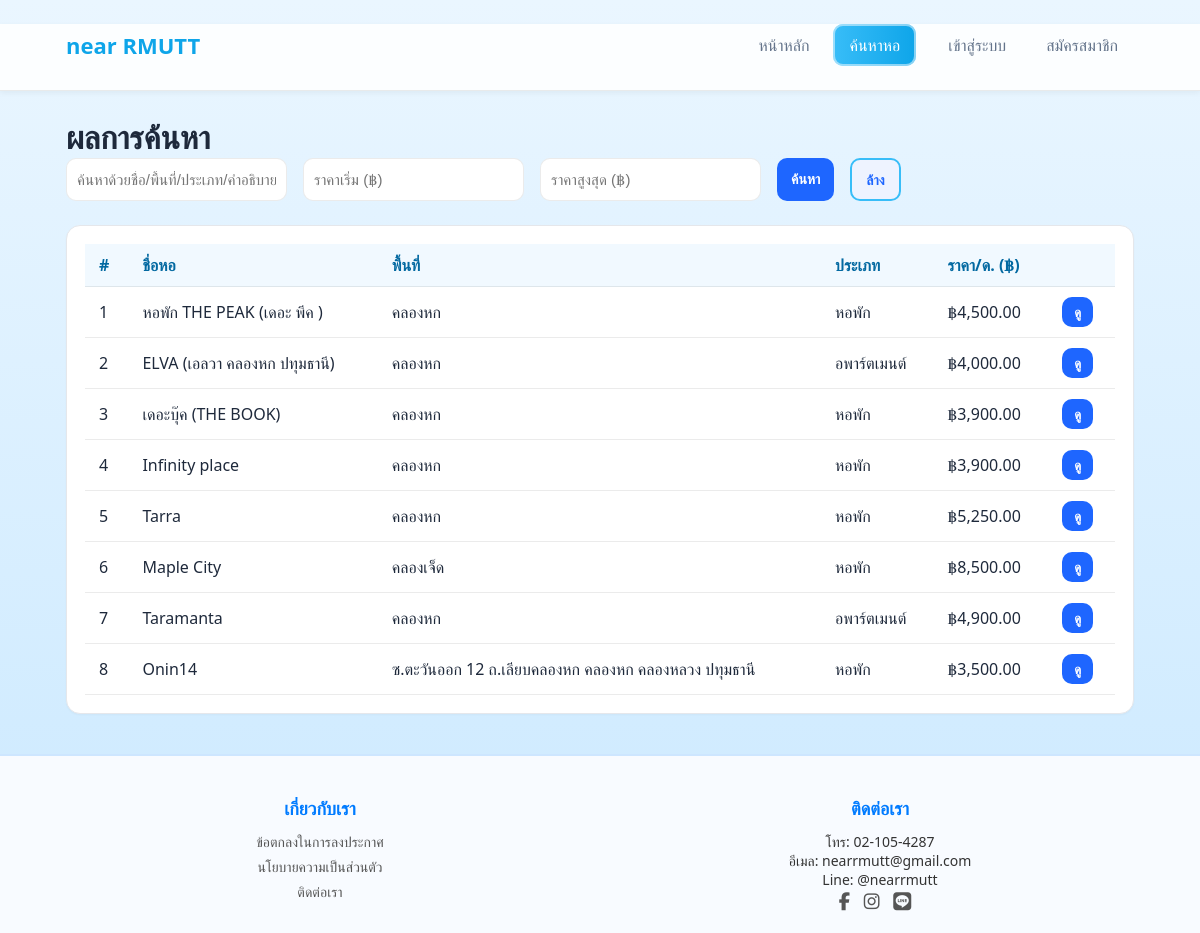
Screenshot of /listings.php with the database file from the repository.
### tables this page shows
CREATE TABLE `listings` (
  `id` int(11) NOT NULL,
  `owner_id` int(11) NOT NULL,
  `title` varchar(150) NOT NULL,
  `area` varchar(100) DEFAULT NULL,
  `type` varchar(50) DEFAULT NULL,
  `price` decimal(10,2) NOT NULL,
  `description` text DEFAULT NULL,
  `status` enum('active','inactive') DEFAULT 'active',
  `created_at` timestamp NOT NULL DEFAULT current_timestamp(),
  `deposit` decimal(10,2) DEFAULT NULL,
  `electricity_rate` varchar(60) DEFAULT NULL,
  `water_rate` varchar(60) DEFAULT NULL,
  `other_fee` decimal(10,2) DEFAULT NULL,
  `internet` varchar(100) DEFAULT NULL,
  `details_long` mediumtext DEFAULT NULL,
  `contact_phone` varchar(32) DEFAULT NULL,
  `contact_line` varchar(64) DEFAULT NULL,
  `contact_facebook` varchar(255) DEFAULT NULL,
  `contact_email` varchar(255) DEFAULT NULL,
  `map_url` varchar(255) DEFAULT NULL
);

### listings.php (the view, shortened to what this page needs)
<?php
$title='Listings'; $active='listings';
include __DIR__ . '/header.php';
include __DIR__ . '/conn.php';
$q    = trim($_GET['q'] ?? '');
$min  = ($_GET['min'] ?? '') !== '' ? (float)$_GET['min'] : null;
$max  = ($_GET['max'] ?? '') !== '' ? (float)$_GET['max'] : null;
$sql   = "SELECT id,title,area,type,price FROM listings WHERE status='active'";
$sql .= " ORDER BY id DESC";
$stmt = $mysqli->prepare($sql) or die('<main class="container"><div class="card">DB error: '.$mysqli->error.'</div></main>');
$stmt->execute();
$rows = $stmt->get_result()->fetch_all(MYSQLI_ASSOC);
?>
<main class="container">
  <h1 class="page-title">ผลการค้นหา</h1>
  <form class="form row v-gap" method="get">
    <input class="grow" name="q"  placeholder="ค้นหาด้วยชื่อ/พื้นที่/ประเภท/คำอธิบาย" value="<?= htmlspecialchars($q) ?>">
    <input name="min" type="number" step="0.01" placeholder="ราคาเริ่ม (฿)" value="<?= $min !== null ? htmlspecialchars($min) : '' ?>">
    <input name="max" type="number" step="0.01" placeholder="ราคาสูงสุด (฿)" value="<?= $max !== null ? htmlspecialchars($max) : '' ?>">
    <button class="btn" type="submit">ค้นหา</button>
    <a class="btn ghost" href="listings.php">ล้าง</a>
  </form>
  <div class="card overflow mt">
    <table class="table">
      <thead>
        <tr><th>#</th><th>ชื่อหอ</th><th>พื้นที่</th><th>ประเภท</th><th class="right">ราคา/ด. (฿)</th><th></th></tr>
      </thead>
      <tbody>
        <?php if(empty($rows)): ?>
          <tr><td colspan="6" class="muted">ไม่พบข้อมูล</td></tr>
        <?php else: foreach($rows as $i=>$L): ?>
          <tr>
            <td><?= $i+1 ?></td>
            <td><?= htmlspecialchars($L['title']) ?></td>
            <td><?= htmlspecialchars($L['area']) ?></td>
            <td><?= htmlspecialchars($L['type']) ?></td>
            <td class="right">฿<?= number_format((float)$L['price'], 2) ?></td>
            <td><a class="btn small" href="listing_view.php?id=<?= (int)$L['id'] ?>">ดู</a></td>
          </tr>
        <?php endforeach; endif; ?>
      </tbody>
    </table>
  </div>
</main>
<?php include __DIR__ . '/footer.php'; ?>

### header.php (shortened to what this page needs)
<?php
if (!isset($base)) {
  $base = rtrim(dirname($_SERVER['SCRIPT_NAME']), '/\\');
}
if (!function_exists('is_active')) {
  function is_active($key, $active = null) {
    return ($active === $key) ? 'active' : '';
  }
}
$is_active = fn($k) => is_active($k, $active ?? null);
$user_id = $_SESSION['user_id'] ?? null;
$user    = !empty($user_id);
$role    = $_SESSION['role'] ?? '';
?>
<!doctype html>
<html lang="th">
<head>
  <link rel="stylesheet" href="https://cdnjs.cloudflare.com/ajax/libs/font-awesome/6.5.0/css/all.min.css">
  <link rel="stylesheet" href="<?= $base ?>/style.css" />
</head>
<body>
  <header class="topbar">
    <div class="container row between center">
      <a class="brand" href="<?= $base ?>/index.php">near RMUTT</a>
      <nav class="nav" id="main-nav">
        <a class="nav-link <?= $is_active('home'); ?>" href="<?= $base ?>/index.php">หน้าหลัก</a>
        <a class="nav-link <?= $is_active('listings'); ?>" href="<?= $base ?>/listings.php">ค้นหาหอ</a>
        <?php if ($user): ?>
          <?php if ($role === 'owner'): ?>
            <a class="nav-link <?= $is_active('owner_dashboard'); ?>" href="<?= $base ?>/owner_dashboard.php">จัดการหอพักของฉัน</a>
            <a class="nav-link <?= $is_active('listing_new'); ?>" href="<?= $base ?>/listing_new.php">ลงประกาศ</a>
            <a class="nav-link <?= $is_active('owner_reports'); ?>" href="<?= $base ?>/reports_owner.php">รายงาน</a>
          <?php endif; ?>
            <?php if ($role === 'tenant'): ?>
    <a class="nav-link <?= $is_active('bookings'); ?>" href="<?= $base ?>/bookings.php">การจองของฉัน</a>
  <?php endif; ?>
          <span class="nav-sep"></span>
          <a class="nav-link" href="<?= $base ?>/logout.php">ออกจากระบบ</a>
        <?php else: ?>
          <a class="nav-link <?= $is_active('login'); ?>" href="<?= $base ?>/login.php">เข้าสู่ระบบ</a>
          <a class="nav-link <?= $is_active('register'); ?>" href="<?= $base ?>/register.php">สมัครสมาชิก</a>
        <?php endif; ?>
      </nav>
    </div>
  </header>

### footer.php (shortened to what this page needs)
  <footer class="footer">
  <div class="footer-container">
    <div class="footer-col">
      <h3>เกี่ยวกับเรา</h3>
      <ul>
        <li><a href="terms.php">ข้อตกลงในการลงประกาศ</a></li>
        <li><a href="privacy.php">นโยบายความเป็นส่วนตัว</a></li>
        <li><a href="contact.php">ติดต่อเรา</a></li>
      </ul>
    </div>
    <div class="footer-col">
      <h3>ติดต่อเรา</h3>
      <p>โทร: 02-105-4287</p>
      <p>อีเมล: nearrmutt@gmail.com</p>
      <p>Line: @nearrmutt</p>
      <div class="social-links">
        <a href="https://www.facebook.com/caru.wrrn.pak.s.b/"><i class="fab fa-facebook-f"></i></a>
        <a href="https://www.instagram.com/ant_1996.l?igsh=MWg3NzdzaWtoMzk1dQ=="><i class="fab fa-instagram"></i></a>
        <a href="https://line.me/ti/p/FKZmCFxJKF"><i class="fab fa-line"></i></a>
      </div>
    </div>
  </div>
</footer>
</body>
</html>

### style.css (style rules this page uses)
:root { --bg: #eaf4ff; --card: #ffffff; --text: #1e293b; --muted: #64748b; --primary: #38bdf8; --primary-2: #0ea5e9; --border: rgba(0,0,0,.08); --radius: 14px; --shadow: 0 4px 15px rgba(56,189,248,.2); }
* { box-sizing:border-box; margin:0; padding:0; }
body { font-family: 'Segoe UI', Poppins, sans-serif; background: linear-gradient(180deg, #eaf6ff 0%, #cbe9ff 100%); color: var(--text); min-height: 100vh; }
.container { max-width:1000px; margin-inline:auto; padding:24px; }
.row { display:flex; gap:12px; }
.row.between { justify-content:space-between; }
.row.center { align-items:center; }
.mt { margin-top:24px; }
.v-gap { gap:16px; }
.topbar { position:sticky; top:0; background:rgba(255,255,255,.85); backdrop-filter:blur(8px); border-bottom:1px solid var(--border); box-shadow:0 2px 6px rgba(0,0,0,.05); z-index:10; }
.brand { font-weight:800; color:var(--primary-2); text-decoration:none; font-size:22px; }
.nav { display:flex; gap:8px; }
.nav-link { text-decoration:none; color:var(--muted); padding:10px 16px; border-radius:10px; transition:.25s; font-weight:500; }
.nav-link.active { background:linear-gradient(90deg,var(--primary),var(--primary-2)); color:#fff; box-shadow:0 0 0 2px rgba(255,255,255,.5) inset; }
.card { background:var(--card); border:1px solid var(--border); border-radius:var(--radius); padding:18px; box-shadow:var(--shadow); }
.btn { background:linear-gradient(180deg,var(--primary),var(--primary-2)); color:#fff; border:0; border-radius:12px; padding:10px 18px; font-weight:600; cursor:pointer; transition:.25s; text-decoration:none; display:inline-flex; align-items:center; justify-content:center; }
.btn.ghost { background:transparent; color:var(--primary-2); border:2px solid var(--primary); }
.form input,.form select,.form textarea { background:#fff; border:1px solid var(--border); border-radius:10px; padding:10px; font-size:15px; transition:.2s; }
.table { width:100%; border-collapse:collapse; }
.table th,.table td { padding:10px 14px; border-bottom:1px solid var(--border); text-align:left; }
.table thead th { background:#f1f9ff; font-weight:600; color:#0369a1; }
.footer { margin-top:40px; border-top:1px solid var(--border); background:#f0faff; padding:16px 0; text-align:center; color:var(--muted); font-size:14px; }
.nav-link.active { background: linear-gradient(90deg, var(--primary), var(--primary-2)); color: #fff !important; box-shadow: 0 0 0 2px rgba(255,255,255,.5) inset; }
.btn { background: linear-gradient(135deg, #00aaff, #0088ff); color: white; border: none; border-radius: 8px; padding: 6px 14px; font-size: 14px; cursor: pointer; transition: background 0.3s, transform 0.2s; display: inline-block; font-weight: 600; }
.btn.small { padding: 4px 10px; font-size: 13px; }
.footer { background-color: #f8fbff; border-top: 2px solid #cde6ff; padding: 40px 0 20px; color: #333; margin-top: 40px; }
.footer-container { max-width: 1100px; margin: auto; display: flex; flex-wrap: wrap; justify-content: space-between; gap: 20px; }
.footer-col { flex: 1 1 250px; }
.footer h3 { color: #007bff; margin-bottom: 12px; font-size: 18px; }
.footer ul { list-style: none; padding: 0; }
.footer ul li { margin: 6px 0; }
.footer ul li a { color: #555; text-decoration: none; transition: 0.2s; }
.social-links a { display: inline-block; margin-right: 10px; color: #555; font-size: 18px; transition: color 0.2s; }
.btn.small { padding:6px 12px; font-size:13px; font-weight:700; }
.container { max-width:1100px; margin:24px auto; padding:0 16px; }
.card { background:#fff; border:1px solid #e5e7eb; border-radius:14px; box-shadow:0 1px 2px rgba(0,0,0,.03); }
.btn { display:inline-block; padding:10px 14px; border-radius:10px; background:#1e66ff; color:#fff; text-decoration:none; font-weight:600; }
.btn.ghost { background:#eef3ff; color:#1e66ff; }

### rows the page displays
listings: title "หอพัก THE PEAK (เดอะ พีค )", area "คลองหก", type "หอพัก", price "4,500.00"
listings: title "ELVA (เอลวา คลองหก ปทุมธานี)", area "คลองหก", type "อพาร์ตเมนต์", price "4,000.00"
listings: title "เดอะบุ๊ค (THE BOOK)", area "คลองหก", type "หอพัก", price "3,900.00"
listings: title "Infinity place", area "คลองหก", type "หอพัก", price "3,900.00"
listings: title "Tarra", area "คลองหก", type "หอพัก", price "5,250.00"
listings: title "Maple City", area "คลองเจ็ด", type "หอพัก", price "8,500.00"
listings: title "Taramanta", area "คลองหก", type "อพาร์ตเมนต์", price "4,900.00"
listings: title "Onin14", area "ซ.ตะวันออก 12 ถ.เลียบคลองหก คลองหก คลองหลวง ปทุมธานี", type "หอพัก", price "3,500.00"
